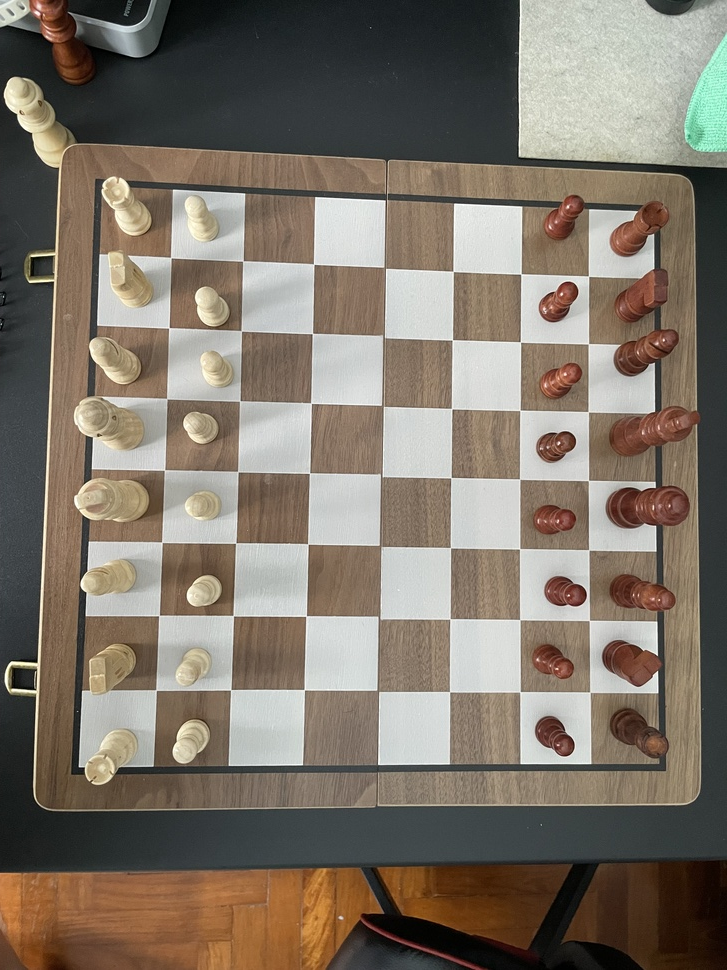
#> input picture test.jpeg, 727 x 970 px, shrunk from 3024 x 4032 before the run
$ python line_grid_detector.py --image ../test.jpeg
#> lines starting #> are read from the running program, lines starting #| are printed output that depends on the picture; after the words box and inside, x2 and y2 are one past the last pixel; in counts of white or black regions, pixels touching at a corner belong together
#!/usr/bin/env python
"""Line-grid chessboard detector — robust v3
==========================================
Adds *segment pruning & merging* so that an excessive number of Hough segments
(from background clutter) no longer swamp the intersection stage.

Main new points
---------------
1. **Angle‑bucket outlier rejection** – after k‑means, keep only segments whose
   angle lies within ±8 ° of their bucket’s centre.
2. **Length ranking** – keep at most the 30 longest segments of each family
   (horizontal & vertical).  Enough for a 9×9 board while eliminating tiny
   spurious edges.
3. **Optional display of kept segments** when `--debug` is passed.

You reported “too many horiz/vert segments”; the above heuristics reduce noise
without needing hand‑tuned thresholds for every photo.

Run:
    python linegrid_detector_enhanced.py --image board.jpg --show --debug
"""
from __future__ import annotations

import argparse
from pathlib import Path
from typing import Iterable, List, Tuple

import cv2 as cv
import numpy as np

# ---------------------------------------------------------------------------
# Utility helpers
# ---------------------------------------------------------------------------

def _line_intersection(l1: Tuple[int, int, int, int],
                       l2: Tuple[int, int, int, int]) -> Tuple[float, float] | None:
    """Intersection of two infinite lines given by segments *l1* & *l2*.
    Uses float64 arithmetic to avoid integer overflow.
    """
    x1, y1, x2, y2 = map(float, l1)
    x3, y3, x4, y4 = map(float, l2)

    denom = (x1 - x2) * (y3 - y4) - (y1 - y2) * (x3 - x4)
    if abs(denom) < 1e-6:
        return None  # parallel

    px = ((x1 * y2 - y1 * x2) * (x3 - x4) -
          (x1 - x2) * (x3 * y4 - y3 * x4)) / denom
    py = ((x1 * y2 - y1 * x2) * (y3 - y4) -
          (y1 - y2) * (x3 * y4 - y3 * x4)) / denom
    return px, py


def _snap_points(pts: Iterable[Tuple[float, float]], bin_sz: int = 20) -> np.ndarray:
    """Cluster *pts* by rounding to *bin_sz*-pixel bins → return centroids."""
    acc: dict[Tuple[int, int], Tuple[np.ndarray, int]] = {}
    for x, y in pts:
        key = (int(round(x / bin_sz)), int(round(y / bin_sz)))
        if key in acc:
            acc[key] = (acc[key][0] + np.array([x, y]), acc[key][1] + 1)
        else:
            acc[key] = (np.array([x, y], dtype=np.float32), 1)
    out = [sum_pt / cnt for sum_pt, cnt in acc.values()]
    return np.stack(out) if out else np.empty((0, 2), np.float32)


# ---------------------------------------------------------------------------
# Detection core
# ---------------------------------------------------------------------------

def detect_board_corners(img_bgr: np.ndarray, rows: int = 7, cols: int = 7,
                         dbg: bool = False) -> np.ndarray | None:
    """Return TL, TR, BR, BL board corners or *None* if not found."""
    # 1️⃣  CLAHE for illumination invariance → Canny
    l_eq = cv.createCLAHE(3.0, (8, 8)).apply(cv.cvtColor(img_bgr, cv.COLOR_BGR2LAB)[:, :, 0])
    edges = cv.Canny(l_eq, 30, 100, apertureSize=3)

    # 2️⃣  Probabilistic Hough with lenient parameters
    lines_p = cv.HoughLinesP(edges, 1, np.pi / 180,
                             threshold=30, minLineLength=25, maxLineGap=15)
    if lines_p is None:
        return None

    segs = [tuple(l) for l in lines_p[:, 0]]
    angles = np.array([
        np.mod(np.degrees(np.arctan2(y2 - y1, x2 - x1)), 180)
        for x1, y1, x2, y2 in segs
    ], dtype=np.float32).reshape(-1, 1)

    # 3️⃣  k-means (k=2) on angles
    _r, labels, centres = cv.kmeans(angles, 2, None,
                                    (cv.TERM_CRITERIA_EPS + cv.TERM_CRITERIA_MAX_ITER, 10, 1.0),
                                    5, cv.KMEANS_PP_CENTERS)
    centres = centres.flatten()

    # Which bucket is closer to horizontal (|angle| < 45° after wrapping)?
    horiz_bucket = 0 if min(abs(centres[0]), abs(centres[0] - 180)) < 45 else 1

    # 3a. **Angle‑based outlier rejection** (±8° around its centre)
    angle_tol = 8.0
    horizontals, verticals = [], []
    for seg, lbl, ang in zip(segs, labels.ravel(), angles.flatten()):
        if abs((ang - centres[lbl] + 90) % 180 - 90) > angle_tol:
            continue  # discard outlier
        (horizontals if lbl == horiz_bucket else verticals).append(seg)

    if dbg:
        print(f"after angle filter: {len(horizontals)} horiz, {len(verticals)} vert")

    # 3b. **Keep only the N longest segments** to avoid tiny background edges
    def _seg_len_sq(s):
        x1, y1, x2, y2 = s; return (x2 - x1) ** 2 + (y2 - y1) ** 2

    max_keep = 30
    horizontals = sorted(horizontals, key=_seg_len_sq, reverse=True)[:max_keep]
    verticals   = sorted(verticals,   key=_seg_len_sq, reverse=True)[:max_keep]

    if dbg:
        print(f"pruned to: {len(horizontals)} horiz, {len(verticals)} vert (top {max_keep} by length)")

    # 4️⃣  Compute all horizontal × vertical intersections
    inters: List[Tuple[float, float]] = []
    for h in horizontals:
        for v in verticals:
            pt = _line_intersection(h, v)
            if pt is None:
                continue
            x, y = pt
            if 0 <= x < img_bgr.shape[1] and 0 <= y < img_bgr.shape[0]:
                inters.append(pt)

    inters = _snap_points(inters, bin_sz=20)
    if len(inters) < 4:
        return None

        # 5️⃣  RANSAC homography (accept missing or extra intersections)
    inters = inters[np.lexsort((inters[:, 0], inters[:, 1]))]

    # ensure equal count ≤ rows*cols  ------------------------------
    ideal_full = np.array([[c, r] for r in range(rows) for c in range(cols)], np.float32)
    n = min(len(inters), len(ideal_full))
    inters = inters[:n]
    ideal  = ideal_full[:n]

    H, _ = cv.findHomography(ideal, inters, cv.RANSAC, 5.0)
    if H is None:
        return None

    frame = np.float32([[-1, -1], [cols, -1], [cols, rows], [-1, rows]])
    return cv.perspectiveTransform(frame[None, ...], H)[0].astype(np.float32)


# ---------------------------------------------------------------------------
# Drawing helper
# ---------------------------------------------------------------------------

def overlay(img: np.ndarray, quad: np.ndarray) -> np.ndarray:
    out = img.copy()
    pts = quad.astype(int)
    for i in range(4):
        cv.line(out, pts[i], pts[(i + 1) % 4], (0, 255, 0), 2, cv.LINE_AA)
    return out


# ---------------------------------------------------------------------------
# CLI
# ---------------------------------------------------------------------------

def main() -> None:
    ap = argparse.ArgumentParser(description="Detect chessboard frame via Hough line grid (v3)")
    ap.add_argument("--image", required=True, help="input photo of a chessboard")
    ap.add_argument("--rows", type=int, default=7, help="inner grid rows (squares-1)")
    ap.add_argument("--cols", type=int, default=7, help="inner grid cols (squares-1)")
    ap.add_argument("--show", action="store_true", help="show result with matplotlib")
    ap.add_argument("--save", default=None, help="optional filename to save overlay image")
    ap.add_argument("--debug", action="store_true", help="print extra diagnostics")
    args = ap.parse_args()

    img = cv.imread(args.image)
#> img is the input picture: shape (970, 727, 3); mean B, G, R 104.8, 116.7, 126.5
    if img is None:
        raise FileNotFoundError(args.image)

    quad = detect_board_corners(img, args.rows, args.cols, dbg=args.debug)
#> in detect_board_corners, `l_eq = cv.createCLAHE(3.0, (8, 8)).apply(cv.cvtColor(img_bgr, cv.COLOR..`:
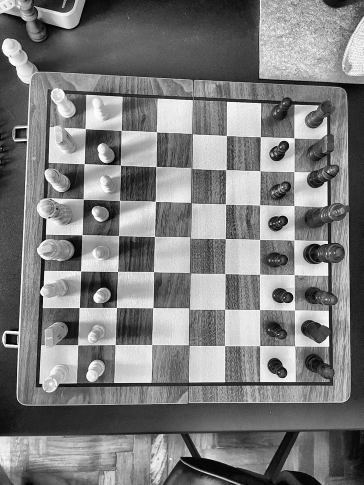
#> l_eq: shape (970, 727) (shown at 1/2 size); min 0, max 255, mean 124.7
#> in detect_board_corners, `edges = cv.Canny(l_eq, 30, 100, apertureSize=3)`:
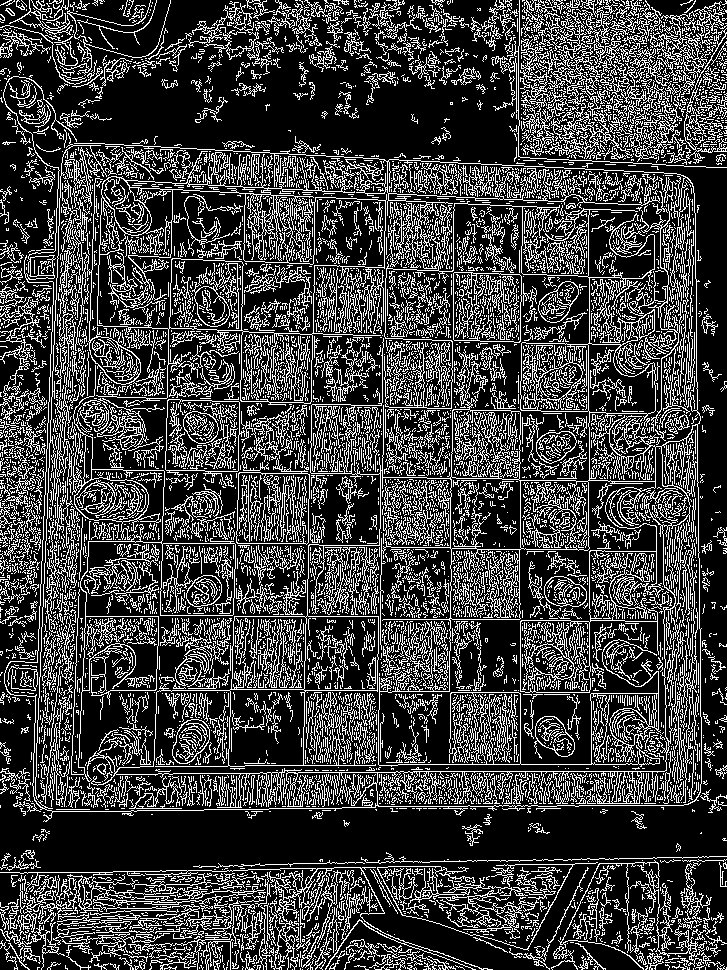
#> edges: shape (970, 727); 25% white in thin lines or dots
#> in detect_board_corners, `segs = [tuple(l) for l in lines_p[:, 0]]`: segs = 3350 items, first 6: (531, 591, 531, 292), (37, 742, 42, 607), (65, 152, 720, 807), (449, 751, 507, 809), (250, 689, 726, 33), (338, 515, 663, 15)
#> in detect_board_corners, `angles = np.array([ np.mod(np.degrees(np.arctan2(y2 - y1, x2 - x1)), 1..`: angles = 3350 values, max 179.4 at index 78, min 0 at index 190, mean 78.46
#> in detect_board_corners, `_r, labels, centres = cv.kmeans(angles, 2, None, (cv.TERM_CRITERIA_EPS..`: labels = 3350 values, max 1 at index 0, min 0 at index 2, mean 0.468; centres = [33.19, 129.9]
#> in detect_board_corners, `horiz_bucket = 0 if min(abs(centres[0]), abs(centres[0] - 180)) < 45 e..`: horiz_bucket = 0
#> the loop in detect_board_corners, `for seg, lbl, ang in zip(segs, labels.ravel(), angles.flatten()):` made 3350 passes
#> (seg, lbl, ang) on passes 1 to 3: ((531, 591, 531, 292), 1, 90), ((37, 742, 42, 607), 1, 92.12), ((65, 152, 720, 807), 0, 45)
#> quad = [[998, 160.9], [593.6, 170.5], [179.7, 304.2], [425.4, 291.4]]
    if quad is None:
        print("board not found")
        return

    vis = overlay(img, quad)
#> in overlay, `pts = quad.astype(int)`: pts = [[998, 160], [593, 170], [179, 304], [425, 291]]
#> after the loop in overlay, `for i in range(4):`:
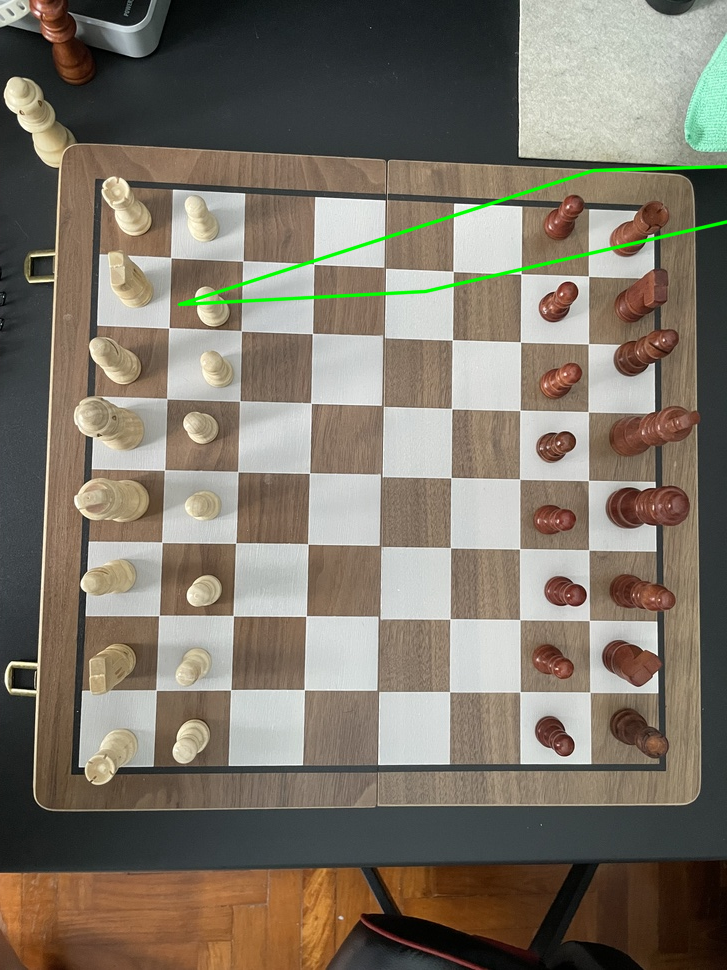
#> out: shape (970, 727, 3); 0.78% of pixels changed, all inside (x1, y1, x2, y2) = (177, 164, 727, 307)

    if args.save:
        cv.imwrite(args.save, vis)
        print("saved", args.save)

    if args.show:
        import matplotlib.pyplot as plt
        plt.figure(figsize=(6, 6))
        plt.imshow(cv.cvtColor(vis, cv.COLOR_BGR2RGB))
        plt.title("Detected board outline")
        plt.axis("off")
        plt.tight_layout(); plt.show()


if __name__ == "__main__":
    main()

$ run again, on calib_ok.jpg
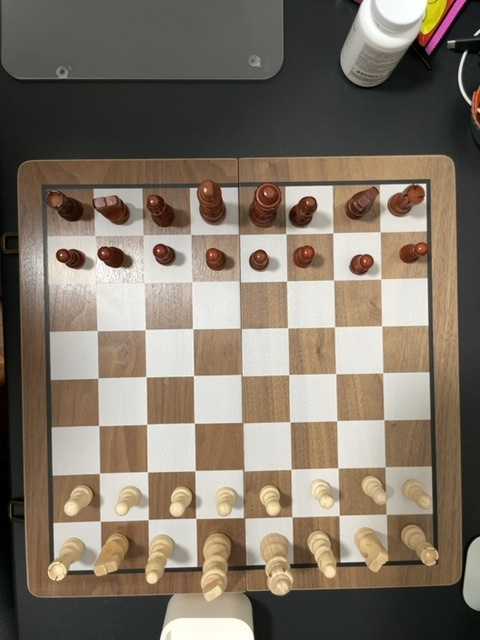
#> input picture calib_ok.jpg, 480 x 640 px
#> in main, img is the input picture: shape (640, 480, 3); mean B, G, R 102.3, 116.1, 127.3
#> in detect_board_corners, `edges = cv.Canny(l_eq, 30, 100, apertureSize=3)`:
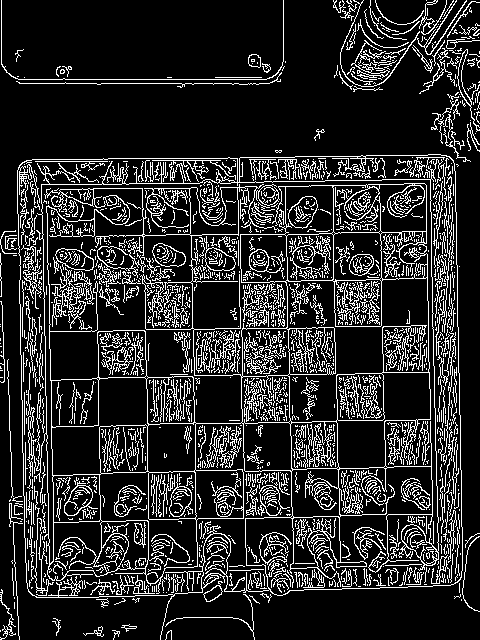
#> edges: shape (640, 480); 16.5% white in thin lines or dots
#> lines_p = 1206 rows, first 6: [333, 216, 336, 398], [73, 597, 456, 214], [193, 424, 336, 421], [243, 592, 463, 584], [144, 257, 149, 519], [51, 380, 52, 427]
#> segs = 1206 items, first 6: (333, 216, 336, 398), (73, 597, 456, 214), (193, 424, 336, 421), (243, 592, 463, 584), (144, 257, 149, 519), (51, 380, 52, 427)
#> angles = 1206 values, max 179.4 at index 1002, min 0 at index 12, mean 96.74
#> labels = 1206 values, max 1 at index 0, min 0 at index 10, mean 0.763; centres = [34.1, 116.2]
#> horiz_bucket = 0
#> the loop in detect_board_corners, `for seg, lbl, ang in zip(segs, labels.ravel(), angles.flatten()):` made 1206 passes
#> (seg, lbl, ang) on passes 1 to 3: ((333, 216, 336, 398), 1, 89.06), ((73, 597, 456, 214), 1, 135), ((193, 424, 336, 421), 1, 178.8)
#> quad = [[201.4, 183.1], [294.1, 256], [178, 370.6], [103.1, 368.1]]
#> pts = [[201, 183], [294, 255], [177, 370], [103, 368]]
#> after the loop in overlay, `for i in range(4):`:
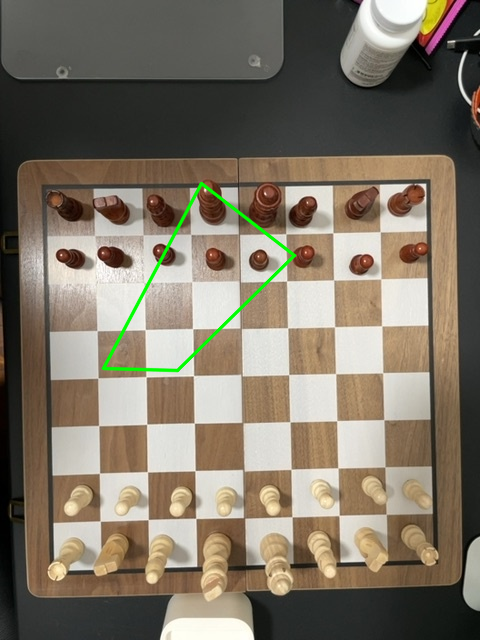
#> out: shape (640, 480, 3); 0.83% of pixels changed, all inside (x1, y1, x2, y2) = (101, 181, 297, 373)

$ run again, on calib_warp.jpg
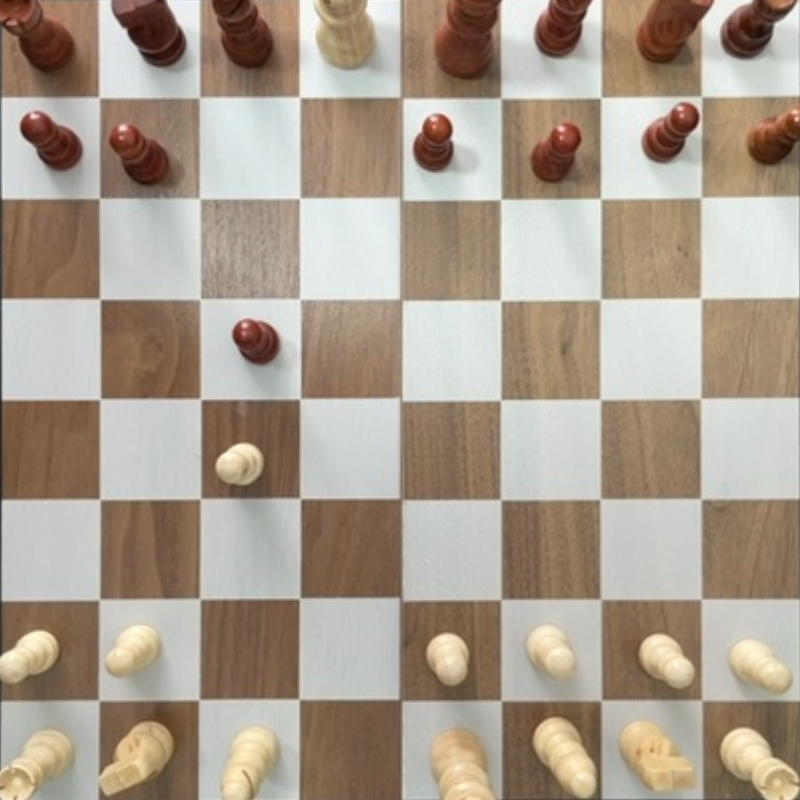
#> input picture calib_warp.jpg, 800 x 800 px
#> in main, img is the input picture: shape (800, 800, 3); mean B, G, R 142.4, 157.4, 170.4
#> in detect_board_corners, `edges = cv.Canny(l_eq, 30, 100, apertureSize=3)`:
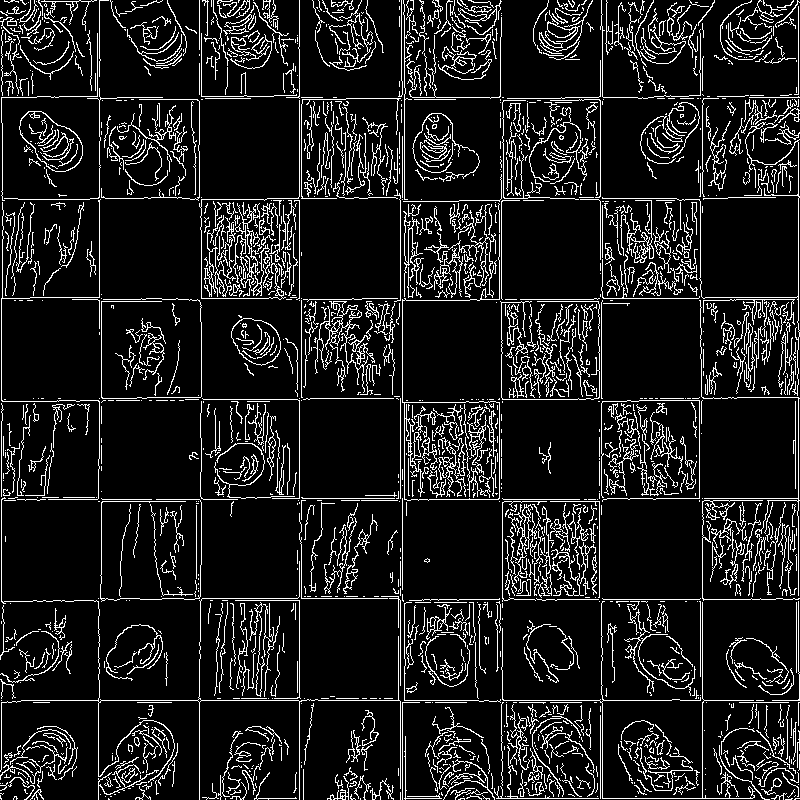
#> edges: shape (800, 800); 11.6% white in thin lines or dots
#> lines_p = 2457 rows, first 6: [21, 700, 799, 700], [798, 349, 798, 1], [299, 799, 299, 561], [501, 397, 501, 160], [199, 206, 199, 0], [402, 600, 402, 469]
#> segs = 2457 items, first 6: (21, 700, 799, 700), (798, 349, 798, 1), (299, 799, 299, 561), (501, 397, 501, 160), (199, 206, 199, 0), (402, 600, 402, 469)
#> angles = 2457 values, max 179.5 at index 402, min 0 at index 0, mean 79.05
#> labels = 2457 values, max 1 at index 1, min 0 at index 0, mean 0.608; centres = [23.39, 115]
#> horiz_bucket = 0
#> the loop in detect_board_corners, `for seg, lbl, ang in zip(segs, labels.ravel(), angles.flatten()):` made 2457 passes
#> (seg, lbl, ang) on passes 1 to 3: ((21, 700, 799, 700), 0, 0), ((798, 349, 798, 1), 1, 90), ((299, 799, 299, 561), 1, 90)
#> quad = [[7405, 2189.7], [-604.1, -93.81], [764.7, 246.9], [753.2, 236.6]]
#> pts = [[7405, 2189], [-604, -93], [764, 246], [753, 236]]
#> after the loop in overlay, `for i in range(4):`:
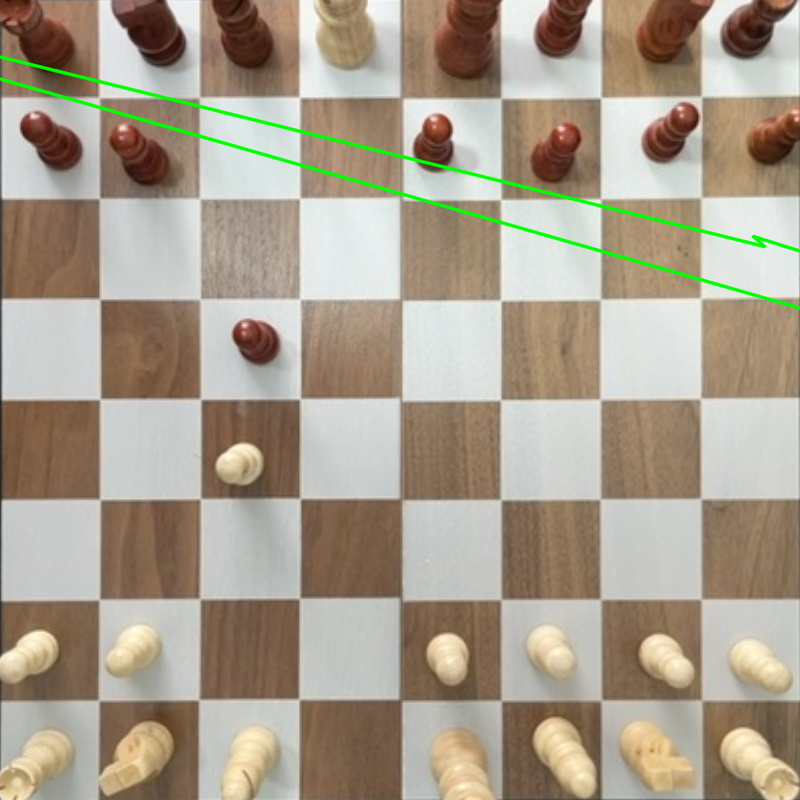
#> out: shape (800, 800, 3); 1.28% of pixels changed, all inside (x1, y1, x2, y2) = (0, 54, 800, 310)
